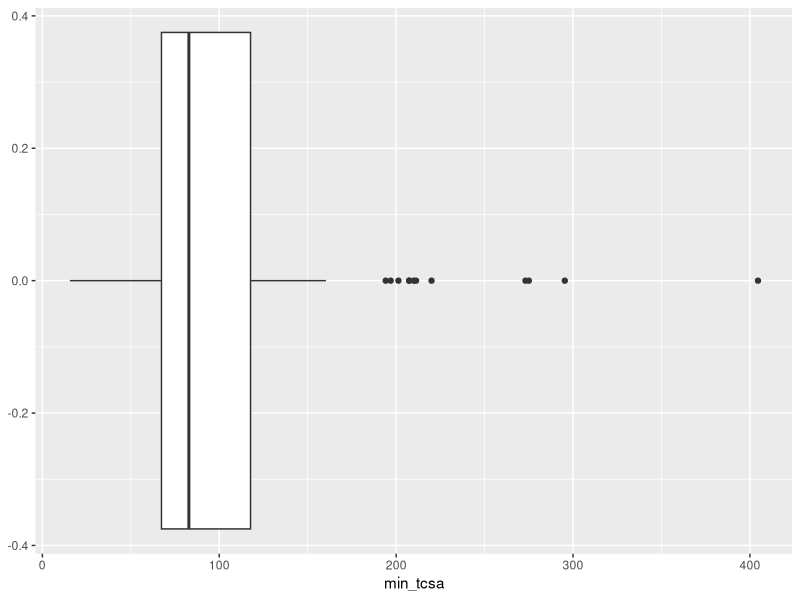
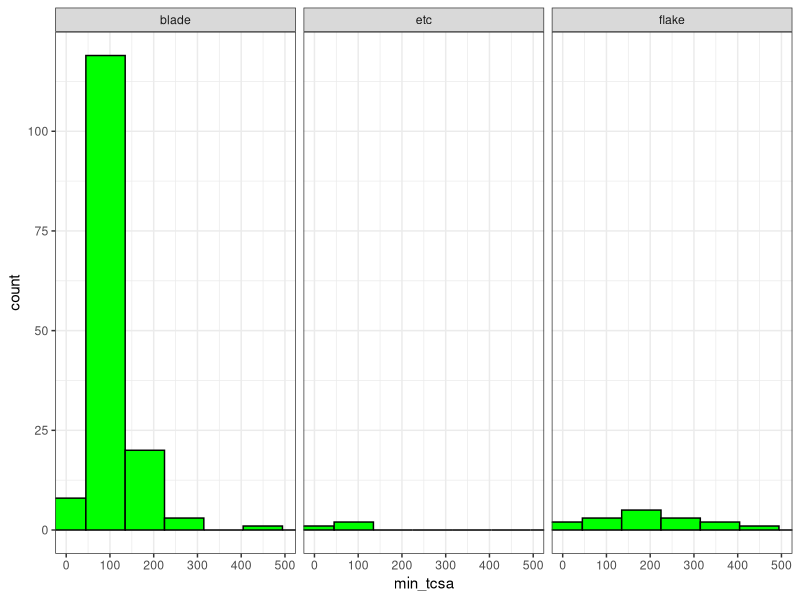
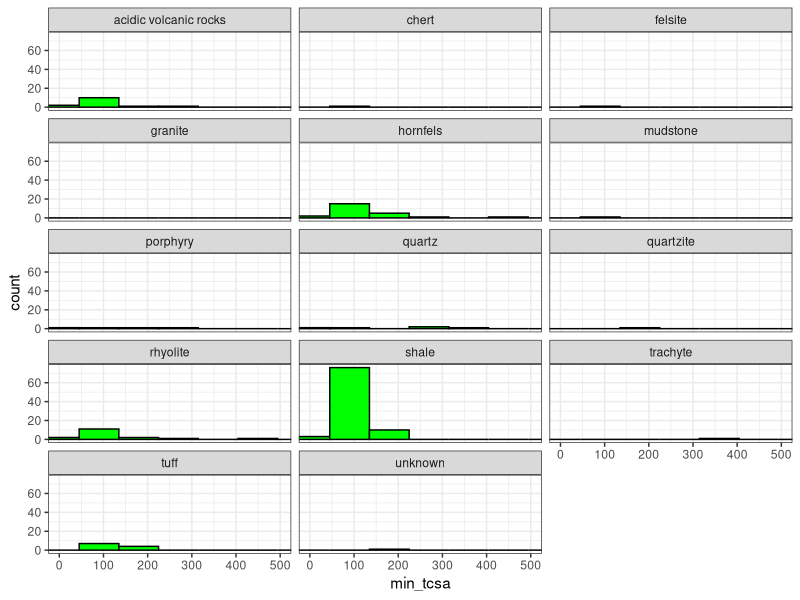
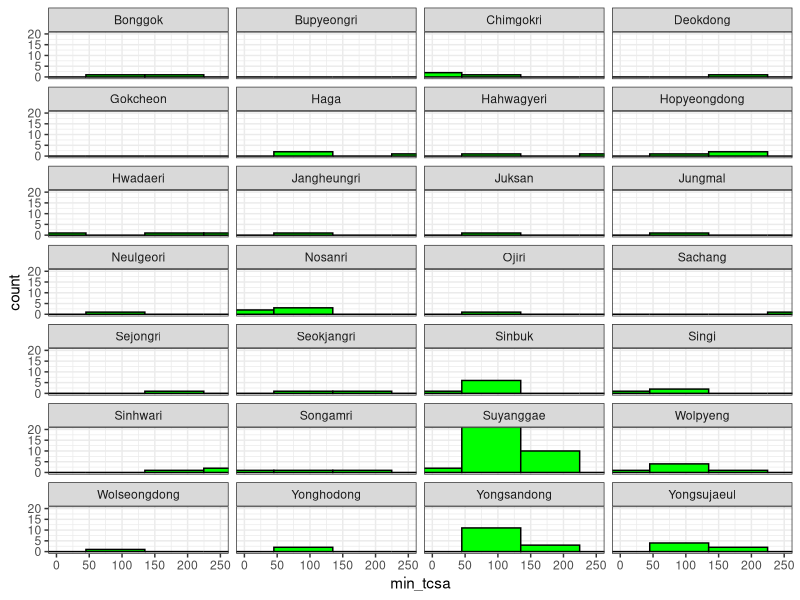

Reproduce these figures in R, in order.
library(readxl)
library(here)
library(tidyr)
library(dplyr)
library(ggplot2)

mydata <- read_excel(here("analysis/data/raw_data/TCSA_raw_data.xlsx"))

tcsa <- mydata %>%
  mutate(min_tcsa = 0.5 *Width * Thickness) %>%
  mutate(max_tcsa = 0.5 *Length * Thickness) %>%
  mutate(id = row_number())

cv <- function(x, ... ) sd(x, ...) / mean(x, ...) *100

mean(tcsa$min_tcsa)
sd(tcsa$min_tcsa)
cv(tcsa$min_tcsa)

blank_tcsa <-tcsa %>%
  filter(Blank == "blade")

ggplot (blank_tcsa, aes(min_tcsa)) +
  geom_boxplot()


#### histogram for min tcsa
all <- ggplot(tcsa, aes(min_tcsa)) +
  geom_histogram(color="black", fill="green") +
  theme_bw()

#Facet by Blank
all +  facet_wrap(~Blank, ncol = 3) +
  coord_cartesian(xlim = c(0,500))

#Facet by raw materials
all +  facet_wrap(~Raw_material, ncol = 3) +
  coord_cartesian(xlim = c(0,500))

#Facet by site
all +  facet_wrap(~Site_name, ncol = 4) +
      coord_cartesian(xlim = c(0,250), ylim = c(0,20))

#Facet by size class



########figure 5#############
# use two columns for x-axis like Lombard's figure 5 : not applicable for our data
# library(reshape2)
# two_tcsa <- melt(tcsa, id.vars = c("min_tcsa", "max_tcsa"))
#
# ## combine min and max tcsas to one x-axis, and then make min again for y-axis
# two_tcsa <- tcsa %>%
#   pivot_longer(c(min_tcsa, max_tcsa), names_to = "var", values_to = "value") %>%
#   mutate(MIN_tcsa = 0.5 *Width * Thickness)
#
# ggplot(two_tcsa, aes(x = value, y = MIN_tcsa, color = var)) +
#   geom_point(size = 0.5) +
#   coord_cartesian(xlim = c(0,1000), ylim = c(0,1000)) +
#   theme_linedraw()
